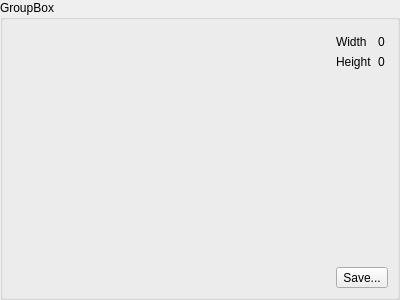
<?xml version="1.0" encoding="UTF-8"?>
<ui version="4.0">
 <class>CProcessedBitmapView</class>
 <widget class="QWidget" name="CProcessedBitmapView">
  <property name="geometry">
   <rect>
    <x>0</x>
    <y>0</y>
    <width>400</width>
    <height>300</height>
   </rect>
  </property>
  <property name="windowTitle">
   <string>Form</string>
  </property>
  <layout class="QVBoxLayout" name="verticalLayout">
   <property name="margin">
    <number>0</number>
   </property>
   <item>
    <widget class="QGroupBox" name="GroupBox">
     <property name="title">
      <string>GroupBox</string>
     </property>
     <layout class="QGridLayout" name="gridLayout">
      <item row="0" column="0" colspan="2">
       <widget class="QWidget" name="ToolBarFrame" native="true">
        <layout class="QHBoxLayout" name="horizontalLayout_2">
         <property name="margin">
          <number>0</number>
         </property>
        </layout>
       </widget>
      </item>
      <item row="1" column="0">
       <widget class="iview::CConsoleGui" name="ImageView" native="true">
        <property name="sizePolicy">
         <sizepolicy hsizetype="Expanding" vsizetype="Expanding">
          <horstretch>0</horstretch>
          <verstretch>0</verstretch>
         </sizepolicy>
        </property>
       </widget>
      </item>
      <item row="1" column="1">
       <layout class="QVBoxLayout" name="verticalLayout_2">
        <item>
         <layout class="QFormLayout" name="FormLayout">
          <item row="0" column="0">
           <widget class="QLabel" name="label">
            <property name="text">
             <string>Width</string>
            </property>
           </widget>
          </item>
          <item row="0" column="1">
           <widget class="QLabel" name="WidthLabel">
            <property name="text">
             <string>0</string>
            </property>
           </widget>
          </item>
          <item row="1" column="0">
           <widget class="QLabel" name="label_2">
            <property name="text">
             <string>Height</string>
            </property>
           </widget>
          </item>
          <item row="1" column="1">
           <widget class="QLabel" name="HeightLabel">
            <property name="text">
             <string>0</string>
            </property>
           </widget>
          </item>
         </layout>
        </item>
        <item>
         <spacer name="verticalSpacer">
          <property name="orientation">
           <enum>Qt::Vertical</enum>
          </property>
          <property name="sizeHint" stdset="0">
           <size>
            <width>20</width>
            <height>158</height>
           </size>
          </property>
         </spacer>
        </item>
        <item>
         <widget class="QToolButton" name="SaveButton">
          <property name="text">
           <string>Save...</string>
          </property>
          <property name="icon">
           <iconset resource="../../../Acf/Include/iqtgui/iqtgui.qrc">
            <normaloff>:/Icons/Open</normaloff>:/Icons/Open</iconset>
          </property>
          <property name="toolButtonStyle">
           <enum>Qt::ToolButtonTextBesideIcon</enum>
          </property>
         </widget>
        </item>
       </layout>
      </item>
     </layout>
    </widget>
   </item>
  </layout>
 </widget>
 <customwidgets>
  <customwidget>
   <class>iview::CConsoleGui</class>
   <extends>QWidget</extends>
   <header>iview/CConsoleGui.h</header>
   <container>1</container>
  </customwidget>
 </customwidgets>
 <resources>
  <include location="../../../Acf/Include/iqtgui/iqtgui.qrc"/>
 </resources>
 <connections/>
</ui>
